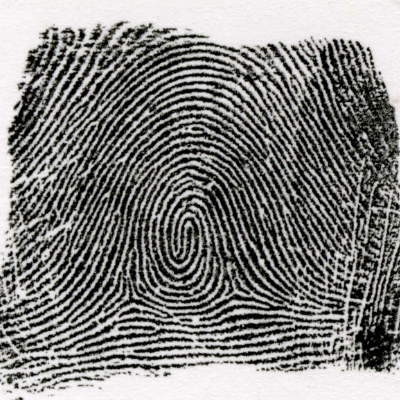
#> input picture data/img/fingerprint.png, 400 x 400 px
$ python width_getter.py
#> lines starting #> are read from the running program, lines starting #| are printed output that depends on the picture; after the words box and inside, x2 and y2 are one past the last pixel; in counts of white or black regions, pixels touching at a corner belong together
### edit_img/image_processing.py
import cv2
import numpy as np
from matplotlib import pyplot as plt
from datetime import datetime


# 画像を表示
# img: n次元配列
# title: 文字列(タイトル)
# 返り値: (なし)
# [4 lines left out: function image_show, not called in this run]


# 画像を保存
# img: n次元配列
# title: 文字列(タイトル)
# img_path: 文字列(iGEM2019ディレクトリからの相対パス)(デフォルト値はUnixtimeにミリ秒を加えた名前)
# 返り値: (なし)
def image_save(img, title="", img_path="./image-" + str(int(datetime.now().timestamp() * (10 ** 3))) + ".png",
               dpi=1000):
    plt.imshow(img)
    plt.title(title)
    plt.savefig(img_path, dpi=dpi)


# 画像をグレイスケールで読み込む
# img_path: 文字列(iGEM2019ディレクトリからの相対パス)
# 返り値: 2次元配列(グレースケール、0~255)
def load_image_grayscale(img_path, *, debug=False):
#> called with img_path = '../data/img/fingerprint.png', debug = False
    if debug:
        print("start: nakano.image_processing.load_image")
    img = cv2.imread(img_path, cv2.IMREAD_GRAYSCALE)
#> img: shape (400, 400); min 0, max 252, mean 128.5
    if debug:
        image_show(img, "loaded_image")
        print("end  : nakano.image_processing.load_image")
    return img


# ノイズ処理(ぼやかす)
# img: n次元配列
# 返り値: n次元配列(入力の配列の次元による)
def blur(img, *, debug=False):
#> called with debug = False
    if debug:
        print("start: nakano.image_processing.blur")
    result = cv2.medianBlur(img, 5)
    result = cv2.GaussianBlur(result, (5, 5), 0)
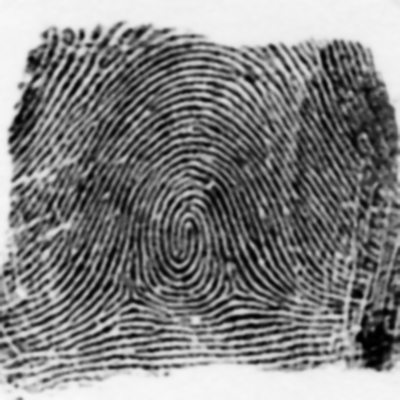
#> result: shape (400, 400); min 0, max 250, mean 129.5
    if debug:
        image_show(img, "blur - before")
        image_show(result, "blur - after")
        print("end  : nakano.image_processing.blur")
    return result


# 二値化(適応的しきい値処理)
# img: n次元配列
# 返り値: 2次元配列(0か255)
def threshold(img, *, debug=False):
#> called with debug = False
    if debug:
        print("start: nakano.image_processing.threshold")
    result = cv2.adaptiveThreshold(img, 255, cv2.ADAPTIVE_THRESH_MEAN_C, cv2.THRESH_BINARY, 11, 2)
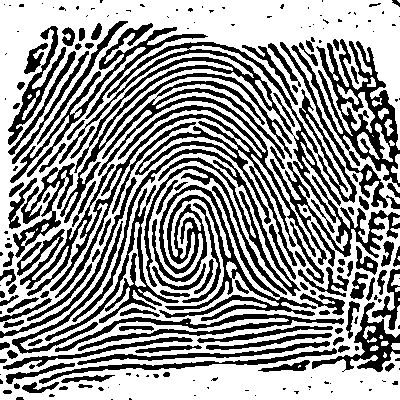
#> result: shape (400, 400); 59.4% white; 213 black regions (94 under 20 px), largest, box (x1, y1, x2, y2) and area: (59, 42, 400, 265) 9609, (17, 81, 316, 298) 8548, (152, 185, 317, 321) 5040
    if debug:
        image_show(img, "threshold - before")
        image_show(result, "threshold - after")
        print("end  : nakano.image_processing.threshold")
    return result


# ネガポジ反転
# img: n次元配列
# 返り値: n次元配列(入力の配列の次元による)
def bitwise_not(img, *, debug=False):
#> called with debug = False
    if debug:
        print("start: nakano.image_processing.bitwise_not")
    result = cv2.bitwise_not(img)
    if debug:
        image_show(img, "bitwise_not - before")
        image_show(result, "bitwise_not - after")
        print("end  : nakano.image_processing.bitwise_not")
    return result


# ノイズ処理(モルフォロジー変換)(二値化済み)
# img: 2次元配列
# 返り値: 2次元配列
def morphological_transformations(img, *, kernel_size=3, debug=False):
#> called with kernel_size = 3, debug = False
    if debug:
        print("start: nakano.image_processing.morphological_transformations")
    kernel = np.ones((kernel_size, kernel_size), np.uint8)
    result = cv2.morphologyEx(img, cv2.MORPH_CLOSE, kernel)
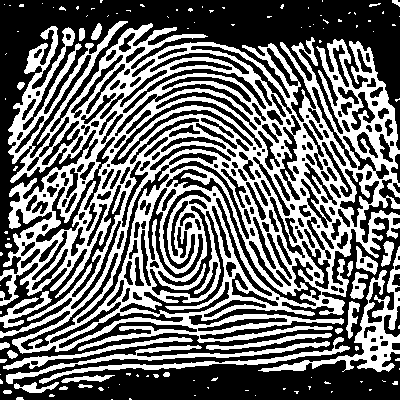
#> result: shape (400, 400); 42.8% white; 115 white regions (86 under 20 px), largest, box (x1, y1, x2, y2) and area: (0, 21, 400, 354) 58053, (258, 246, 400, 372) 2813, (6, 341, 330, 384) 1660
    result = cv2.erode(result, kernel, iterations=1)
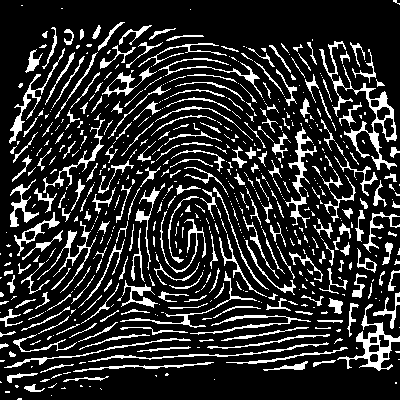
#> result: shape (400, 400); 17.3% white in thin lines or dots
    if debug:
        image_show(img, "morphological_transformations - before")
        image_show(result, "morphological_transformations - after")
        print("end  : nakano.image_processing.morphological_transformations")
    return result


# 細線化
# img: 2次元配列(二値化済み)
# 返り値: 2次元配列(0か255)
def thinning(img, *, debug=False):
#> called with debug = False
    if debug:
        print("start: nakano.image_processing.thinning")
    height, width = img.shape
#> height = 400; width = 400
    result = np.zeros((height, width), np.uint8)
    result = cv2.ximgproc.thinning(img, result, cv2.ximgproc.THINNING_GUOHALL)
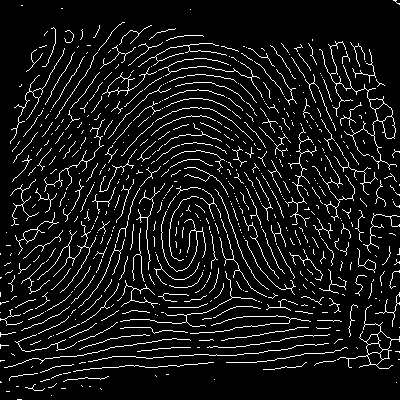
#> result: shape (400, 400); 8.1% white in thin lines or dots
    if debug:
        image_show(img, "thinning - before")
        image_show(result, "thinning - after")
        print("end  : nakano.image_processing.thinning")
    return result


# 特徴点抽出
# img: 2次元配列(細線化済み)
# 返り値: 2次元配列(特徴点マップ)(0か1か10)(1は端点、10は三路分岐点)
# [68 lines left out: functions generate_features_map, list_features, count_features, not called in this run]


# [9 lines that do not run on import are left out]

### graph/histgram_maker.py
import numpy as np
import matplotlib.pyplot as plt
import seaborn as sns


def make_hist(width_list):
    # sns.set()
    fig, ax = plt.subplots()
    sns.distplot(
        width_list, bins=np.arange(min(width_list)-1, max(width_list)) + 0.5, color='#123456', label='data',
        kde=False,
        rug=False,
    )
    ax.set(ylabel='the number of circles', xlabel='radius of circle')
    # plt.savefig(file)
    plt.show()

### optimise/width_getter.py
import numpy as np
from scipy import signal
import collections
from matplotlib import pyplot as plt
from datetime import datetime

from edit_img import image_processing
from graph.histgram_maker import make_hist


# 円のマスクを作成
# radius: 整数(半径)
# 返り値: 2次元配列(半径の2倍+1の大きさ)
def make_mask(radius):
    result = np.zeros((radius * 2 + 1, radius * 2 + 1))
    for y in range(0, radius * 2):
        for x in range(0, radius * 2):
            if np.sqrt((x - radius) ** 2 + (y - radius) ** 2) <= radius:
                result[y][x] = 1
    return result


# 特定の座標の特定の半径の円は隣の線にかぶっているか
# thined_img: 2次元配列(細線化済み)(0と何かの二値になっていること)
# coordinate: [x,y]
# radius: 整数(半径)
# 返り値: Boolean(Trueで隣の線にかぶってる、Falseでかぶっていない)
def check_overlap(thined_img, coordinate, radius):
    height, width = thined_img.shape
    if coordinate[1] - radius < 0 or coordinate[1] + radius > height or coordinate[0] - radius < 0 or coordinate[
        0] + radius > width:
        return True
    mask = make_mask(radius)
    clipping = thined_img[coordinate[1] - radius: coordinate[1] + radius + 1,
               coordinate[0] - radius: coordinate[0] + radius + 1]
    clipping = clipping.astype(np.uint16)
    result = signal.correlate2d(clipping, mask, mode="same", boundary="fill")
    return result[radius][radius] > thined_img[coordinate[1]][coordinate[0]] * (radius * 2 + 1)


# 特定の座標を通る2本の直線について、指紋との交点における指紋の線同士の距離のリストを返す
# thined_img: 2次元配列(細線化済み)
# coordinate: [x,y]
# 返り値: [距離, 距離, 距離, ...]
def get_radius_list(thined_img, coordinate, *, debug=False):
    if debug: print("start: nakano.width_getter.get_radius_list")
    height, width = thined_img.shape
    result = []
    if debug: plt.imshow(thined_img, cmap="gray")
    if debug: ax = plt.gca()
    # y軸と平行な直線(行)について
    last_intersection = 0
    for x in range(width):
        if thined_img[coordinate[1]][x] > 0:
            if last_intersection != x - 1:
                continue_flag = True
                radius = 0
                while continue_flag and radius < width:
                    radius += 1
                    if check_overlap(thined_img, [x, coordinate[1]], radius):
                        continue_flag = False
                        result.append(radius)
                        if debug: ax.add_artist(
                            plt.Circle((x, coordinate[1]), radius, facecolor='None', edgecolor='red', linewidth=0.3,
                                       alpha=0.7))
            last_intersection = x
    # x軸と平行な直線(列)について
    last_intersection = 0
    for y in range(height):
        if thined_img[y][coordinate[0]] > 0:
            if last_intersection != y - 1:
                continue_flag = True
                radius = 0
                while continue_flag and radius < height:
                    radius += 1
                    if check_overlap(thined_img, [coordinate[0], y], radius):
                        continue_flag = False
                        result.append(radius)
                        if debug: ax.add_artist(
                            plt.Circle((coordinate[0], y), radius, facecolor='None', edgecolor='yellow', linewidth=0.3,
                                       alpha=0.7))
            last_intersection = y
    # if debug: plt.title("get_radius")
    if debug: plt.savefig("./image-radius" + str(int(datetime.now().timestamp() * (10 ** 3))) + ".png", dpi=1000)
    if debug: print(str(np.min(result)) + " ~ " + str(np.max(result)))
    if debug: print("end  : nakano.width_getter.get_radius_list")
    return result


# get_radius_listをscan_line_pairs回行って、幅の最頻値を求める
# thined_img: 2次元配列(細線化済み)
# scan_line_pairs: 整数(この値の2倍の線について幅を確認する)
# 返り値: 数値(幅)
def get_width(thined_img, scan_line_pairs=1, *, debug=False):
#> called with scan_line_pairs = 1, debug = True
    height, width = thined_img.shape
#> height = 400; width = 400
    radius_list = []
    for i in range(scan_line_pairs):
        radius_list += get_radius_list(thined_img, [int(width / (scan_line_pairs + 1) * (i + 1)),
                                                    int(height / (scan_line_pairs + 1) * (i + 1))], debug=debug)
#> this loop made 1 pass
#> pass 1, in get_radius_list, `if debug: plt.savefig("./image-radius" + str(int(datetime.now().timest..`:
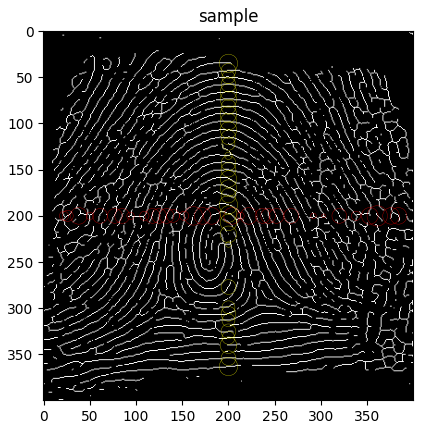
#> figure drawn by matplotlib, 1 panel
#> after the loop, radius_list = 64 values, max 11 at index 29, min 2 at index 25, mean 7.66
    if debug:
        # histogram
        make_hist(radius_list)
#> in make_hist, `plt.show()`:
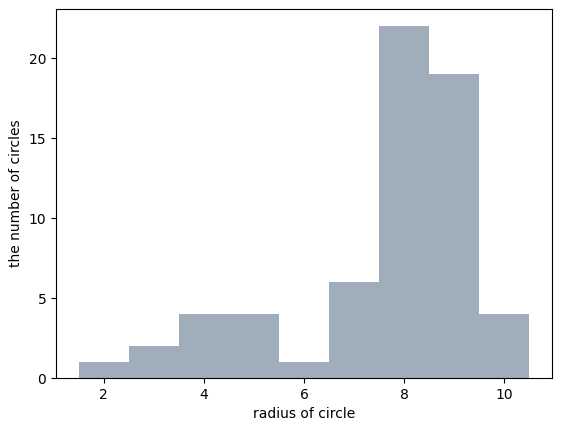
#> figure drawn by matplotlib, 1 panel; tallest bar 22 high, from x = 7.5 to 8.5
    return collections.Counter(radius_list).most_common()[0][0]


if __name__ == '__main__':
    img = image_processing.load_image_grayscale("../data/img/fingerprint.png")
    img = image_processing.blur(img)
    img = image_processing.threshold(img)
    img = image_processing.bitwise_not(img)
    img = image_processing.morphological_transformations(img)
    img = image_processing.thinning(img)
    image_processing.image_save(img, title="sample")
    width = get_width(img, debug=True)
#> width = 8
    print("最頻値(幅): " + str(width))
#| 最頻値(幅): 8

$ run again, with data/img/finger01.jpg saved as data/img/fingerprint.png
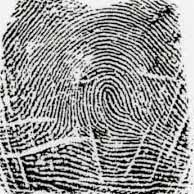
#> input picture data/img/finger01.jpg, 194 x 194 px
#> in threshold, `result = cv2.adaptiveThreshold(img, 255, cv2.ADAPTIVE_THRESH_MEAN_C, c..`:
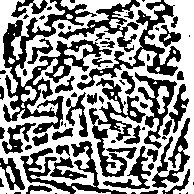
#> result: shape (194, 194); 55.9% white; 76 black regions (30 under 20 px), largest, box (x1, y1, x2, y2) and area: (3, 0, 112, 134) 3884, (77, 0, 181, 90) 1674, (89, 78, 146, 177) 1606
#> in make_hist, `plt.show()`:
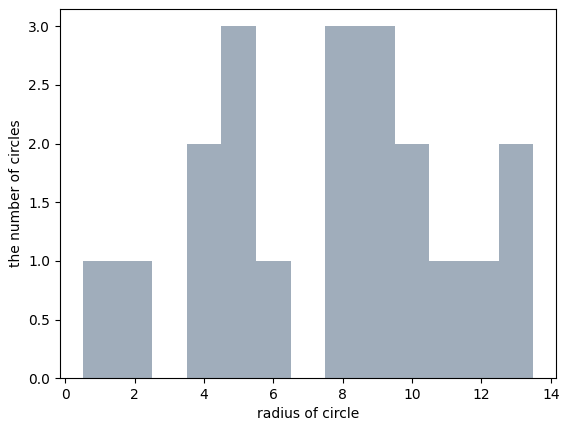
#> figure drawn by matplotlib, 1 panel
#> `width = get_width(img, debug=True)`: width = 5
#| 最頻値(幅): 5

$ run again, with data/img/finger02.jpg saved as data/img/fingerprint.png
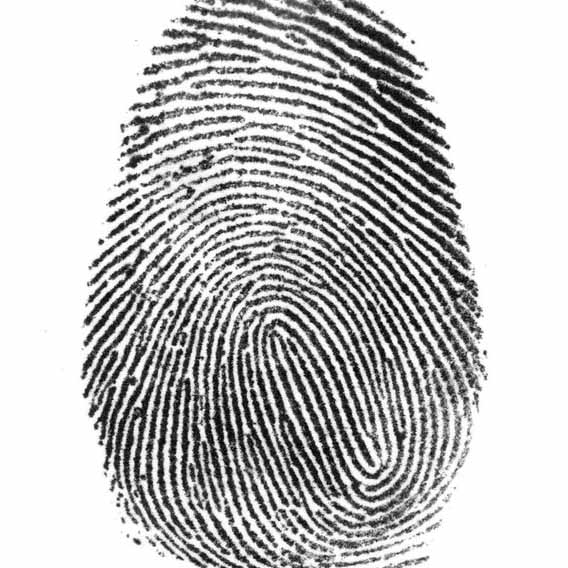
#> input picture data/img/finger02.jpg, 568 x 568 px
#> in load_image_grayscale, img is the input picture: shape (568, 568); min 0, max 255, mean 192.3
#> in threshold, `result = cv2.adaptiveThreshold(img, 255, cv2.ADAPTIVE_THRESH_MEAN_C, c..`:
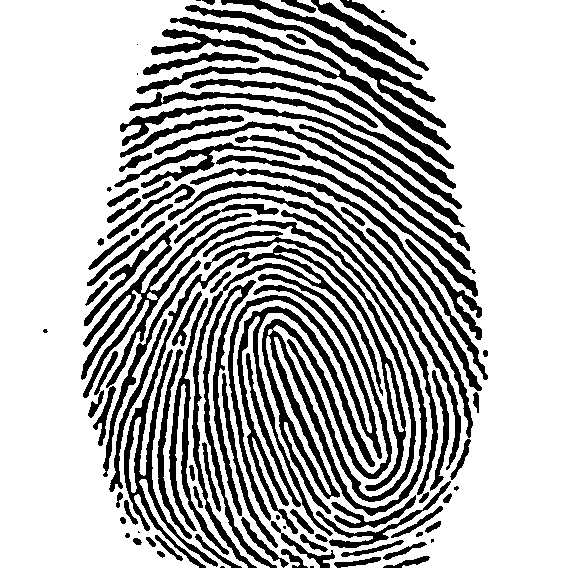
#> result: shape (568, 568); 70.9% white; 103 black regions (13 under 20 px), largest, box (x1, y1, x2, y2) and area: (81, 213, 427, 516) 13277, (124, 245, 406, 568) 8856, (237, 306, 375, 536) 4031
#> after the loop in get_width, `for i in range(scan_line_pairs):`: radius_list = 61 values, max 14 at index 22, min 1 at index 24, mean 10.66
#> in make_hist, `plt.show()`:
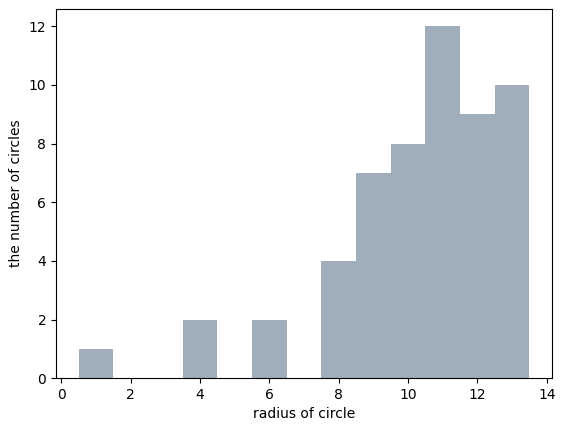
#> figure drawn by matplotlib, 1 panel; tallest bar 12 high, from x = 10.5 to 11.5
#> `width = get_width(img, debug=True)`: width = 11
#| 最頻値(幅): 11

$ run again, with data/img/finger03.jpg saved as data/img/fingerprint.png
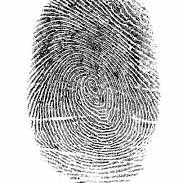
#> input picture data/img/finger03.jpg, 183 x 183 px
#> in load_image_grayscale, img is the input picture: shape (183, 183); min 0, max 255, mean 192
#> the loop in get_width, `for i in range(scan_line_pairs):` made 1 pass
#> radius_list on pass 1: [12, 8, 9, 9, 4, 9, 4, 12, 6, 11, 10, 13, 13, 5, 11, 13, 13]
#> in make_hist, `plt.show()`:
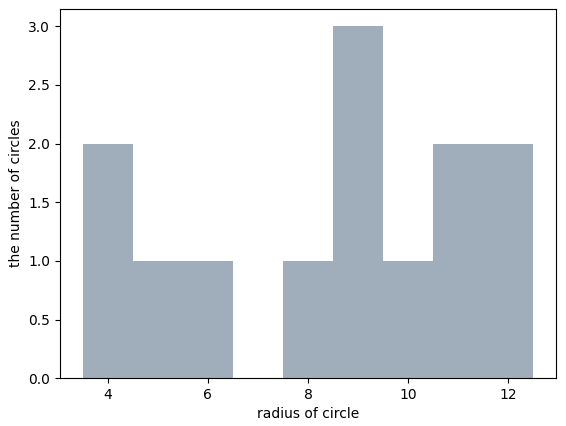
#> figure drawn by matplotlib, 1 panel; tallest bar 3 high, from x = 8.5 to 9.5
#> `width = get_width(img, debug=True)`: width = 13
#| 最頻値(幅): 13
